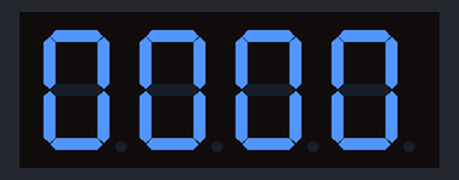
Bench run of a sketch on a simulated Arduino Uno, built with avr-gcc and run on an emulated ATmega328P. On the bench: 4-digit seven-segment display. Wiring (inferred from the names in the program): 4-digit 7-segment display, segments lit when HIGH: segments pin 2, pin 3, pin 4, pin 5, pin 6, pin 7, pin 8; digit selects pin 10, pin 11, pin 12, pin 13. The segment pins are drawn as the display they are named for.

Above: at 0.1 s.
At 22.1 s:
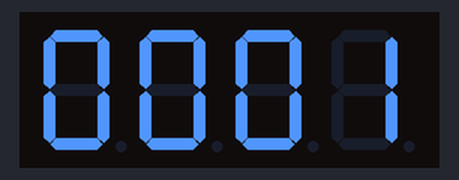
At 33.1 s:
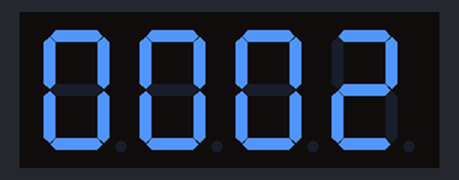
At 58.1 s:
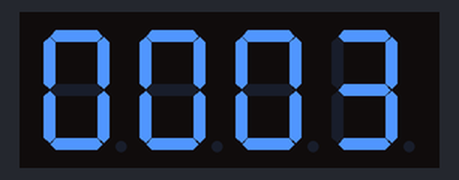
At 69.1 s:
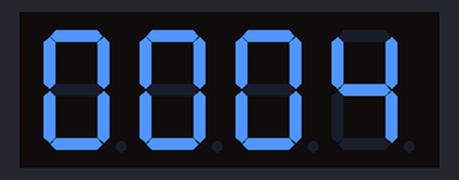
At 116.1 s:
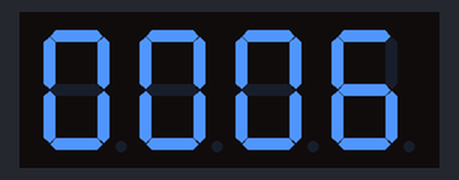

The sketch:

Dsegments.ino
```cpp
bool number[10][7] = {
    {true, true, true, true, true, true, false},
    {false, true, true, false, false, false, false},
    {true, true, false, true, true, false, true},
    {true, true, true, true, false, false, true},
    {false, true, true, false, false, true, true},
    {true, false, true, true, false, true, true},
    {true, false, true, true, true, true, true},
    {true, true, true, false, false, false, false},
    {true, true, true, true, true, true, true},
    {true, true, true, true, false, true, true}};
byte segments[7] = {2, 3, 4, 5, 6, 7, 8},
     common[4] = {10, 11, 12, 13},
     No[4];
byte c, i;

void display()
{
    for (i = 0; i < 4; i++)
    {
        digitalWrite(common[i], HIGH);
        for (c = 0; c < 7; c++)
            digitalWrite(segments[c], number[No[i]][c]);
        delay(5);
        digitalWrite(common[i], LOW);
    }
}

void count()
{
    No[3]++;
    if (No[3] > 9)
    {
        No[3] = 0;
        No[2]++;
        if (No[2] > 9)
        {
            No[2] = 0;
            No[1]++;
            if (No[1] > 9)
            {
                No[1] = 0;
                No[0]++;
                if (No[0] > 9)
                    No[0] = 0;
            }
        }
    }
}

void setup()
{
    for (c = 0; c < 7; c++)
        pinMode(segments[c], OUTPUT);
    for (c = 0; c < 4; c++)
        pinMode(common[c], OUTPUT);
}
void loop()
{
    display();
    if (millis() % 1000 == 0)
    {
        count();
    }
}
```

Measured:
- what the display in image 0 shows lasts 22.1 s, from 0.0 s to 22.1 s
- what the display in image 1 shows lasts 11.0 s, from 22.1 s to 33.1 s
- what the display in image 2 shows lasts 25.0 s, from 33.1 s to 58.1 s
